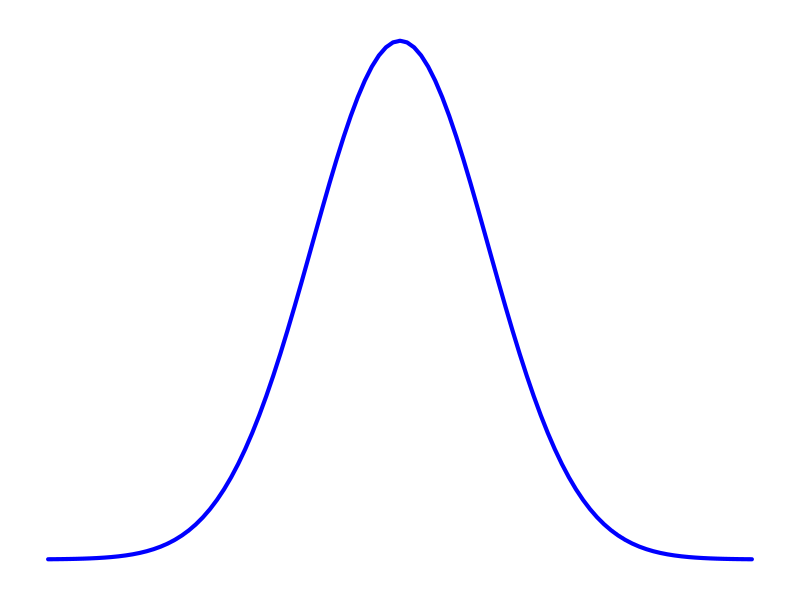

Write R code to recreate this figure. (Note: this script raises an error after producing the figure.)
## ---- chunk 1
#| echo: false
#| results: "hide"
# Create x values
x <- seq(130, 210, length.out = 1000)

# Normal density values
y <- dnorm(x, mean = 170, sd = 10)
## ---- chunk 2
#| echo: false
#| fig-cap: "Theoretical normal distribution."
#| fig-width: 4
#| fig-height: 2.5

par(mar = c(1, 1, 1, 1))

curve(dnorm(x, mean = 170, sd = 10),
      from = 130,
      to = 210,
      lwd = 4,
      col = "blue",
      axes = FALSE,
      xlab = "",
      ylab = "")
## ---- chunk 3
#| echo: false
#| fig-cap: "Histogram of adult heights in the UK population."
#| fig-width: 8
#| fig-height: 4

set.seed(123)

# Simulated UK adult heights (cm)
uk_heights <- rnorm(68000000, mean = 170, sd = 10)

hist(uk_heights,
     breaks = 40,
     col = "skyblue",
     border = "white",
     main = "",
     xlab = "Height (cm)",
     ylab = "Frequency")
## ---- chunk 4
#| echo: false
#| results: "hide"
# Take a random sample of 100 from full UK pop
height_sample <- sample(uk_heights, size = 100)
## ---- chunk 5
#| echo: false
#| fig-cap: "Histogram of a sample of 100 UK adult heights."
#| fig-width: 8
#| fig-height: 5
# Histogram of the sample
hist(height_sample,
     breaks = 10,
     col = "salmon",
     border = "white",
     main = "",
     xlab = "Height (cm)",
     ylab = "Frequency")
## ---- chunk 6
#| echo: false
#| fig-height: 2.5

# Create 1 x 3 layout
par(mfrow = c(1, 3), mar = c(2, 2, 4, 1), cex.main = 1.4)

# Common x values
x <- seq(130, 210, length.out = 1000)

# Normal distribution
plot(x, dnorm(x, mean = 170, sd = 10),
     type = "l",
     lwd = 4,
     col = "palegreen3",
     main = "Normal",
     xlab = "",
     ylab = "",
     axes = FALSE)
box()

# Left-skewed distribution
plot(x, dgamma(210 - x, shape = 5, scale = 5),
     type = "l",
     lwd = 4,
     col = "orange",
     main = "Left-skewed",
     xlab = "",
     ylab = "",
     axes = FALSE)
box()

# Right-skewed distribution
plot(x, dgamma(x - 130, shape = 5, scale = 5),
     type = "l",
     lwd = 4,
     col = "purple",
     main = "Right-skewed",
     xlab = "",
     ylab = "",
     axes = FALSE)
box()

# Reset layout
par(mfrow = c(1, 1))
## ---- chunk 7
#| echo: false
#| fig-height: 2.5

# 1 x 3 layout
par(mfrow = c(1, 3), mar = c(4, 4, 4, 1), cex.main = 1.4)

# x-range
x <- seq(100, 250, length.out = 1000)

# Original distribution
plot(x, dnorm(x, mean = 170, sd = 10),
     type = "l",
     lwd = 4,
     col = "palegreen3",
     main = "Mean = 170, SD = 10",
     xlab = "Height (cm)",
     ylab = "Density")
abline(v = 170, lty = 2, lwd = 2)

# Increased mean
plot(x, dnorm(x, mean = 180, sd = 10),
     type = "l",
     lwd = 4,
     col = "orange",
     main = "Mean = 180, SD = 10",
     xlab = "Height (cm)",
     ylab = "Density")
abline(v = 180, lty = 2, lwd = 2)

# Increased SD
plot(x, dnorm(x, mean = 170, sd = 20),
     type = "l",
     lwd = 4,
     col = "purple",
     main = "Mean = 170, SD = 20",
     xlab = "Height (cm)",
     ylab = "Density")
abline(v = 170, lty = 2, lwd = 2)

# Reset layout

par(mfrow = c(1, 1))
## ---- chunk 8
#| echo: false
#| results: "hide"
# Generate data to use throughout examples
# Set seed for reproducibility
set.seed(130)

# Generate data
normal_large <- rnorm(250, mean = 0, sd = 1)
lskewed_large <- 5 - rgamma(250, shape = 5, scale = 1)
rskewed_large <- rgamma(250, shape = 5, scale = 1)
normal_small <- rnorm(20, mean = 0, sd = 1)
## ---- chunk 9
#| echo: false
#| fig-height: 8
# Create 2 x 2 plotting layout
par(mfrow = c(2, 2), mar = c(10, 4, 4, 1))

# Histogram 1: Large sample, normal
hist(normal_large,
     breaks = 20,
     col = "palegreen3",
     border = "white",
     main = "n = 250, normal",
     xlab = "Value")

mtext("Fairly closely resembles\na normal distribution",
      side = 1, line = 6, cex = 0.7)

# Histogram 2: Small sample, normal
hist(normal_small,
     breaks = 6,
     col = "darkgreen",
     border = "white",
     main = "n = 20, normal",
     xlab = "Value")

mtext("Underlying normal\nshape less clear",
      side = 1, line = 6, cex = 0.7)

# Histogram 3: Large sample, left-skewed
hist(lskewed_large,
     breaks = 20,
     col = "orange",
     border = "white",
     main = "n = 250, left-skewed",
     xlab = "Value")

mtext("Long tail on the left\n(not normal)",
      side = 1, line = 6, cex = 0.7)

# Histogram 4: Large sample, right-skewed
hist(rskewed_large,
     breaks = 20,
     col = "purple",
     border = "white",
     main = "n = 250, right-skewed",
     xlab = "Value")

mtext("Long tail on the right\n(not normal)",
      side = 1, line = 6, cex = 0.7)

# Reset layout
par(mfrow = c(1, 1))
## ---- chunk 10
#| echo: false
#| fig-height: 8
# Create 2 x 2 plotting layout
par(mfrow = c(2, 2), mar = c(10, 4, 4, 1))

# Normal (large n)
qqnorm(normal_large,
       main = "n = 250, normal",
       pch = 19,
       col = "palegreen3")
qqline(normal_large, col = "red", lwd = 2)

mtext("Most points lie close to the\nreference line; a little deviation\nat the tails (ends) is okay",
      side = 1, line = 6, cex = 0.7)

# Normal (small n)
qqnorm(normal_small,
       main = "n = 20, normal",
       pch = 19,
       col = "darkgreen")
qqline(normal_small, col = "red", lwd = 2)

mtext("Points lie reasonably close\nto the reference line",
      side = 1, line = 6, cex = 0.7)

# Left-skewed (large n)
qqnorm(lskewed_large,
       main = "n = 250, left-skewed",
       pch = 19,
       col = "orange")
qqline(lskewed_large, col = "red", lwd = 2)

mtext("Systematic deviation\nfrom the line - curved pattern",
      side = 1, line = 6, cex = 0.7)

# Right-skewed (large n)
qqnorm(rskewed_large,
       main = "n = 250, right-skewed",
       pch = 19,
       col = "purple")
qqline(rskewed_large, col = "red", lwd = 2)

mtext("Systematic deviation\nfrom the line - curved pattern",
      side = 1, line = 6, cex = 0.7)

# Reset layout
par(mfrow = c(1, 1))
## ---- chunk 11
#| echo: false
shapiro_results <- data.frame(
  Dataset = c("n = 250, normal",
              "n = 20, normal",
              "n = 250, left-skewed",
              "n = 250, right-skewed"),
  W = c(
    shapiro.test(normal_large)$statistic,
    shapiro.test(normal_small)$statistic,
    shapiro.test(lskewed_large)$statistic,
    shapiro.test(rskewed_large)$statistic
  ),
  p = c(
    shapiro.test(normal_large)$p.value,
    shapiro.test(normal_small)$p.value,
    shapiro.test(lskewed_large)$p.value,
    shapiro.test(rskewed_large)$p.value
  )
)

shapiro_results$W <- round(shapiro_results$W, 3)
shapiro_results$p <- round(shapiro_results$p, 3)

shapiro_results$Conclusion <- ifelse(
  shapiro_results$p < .05,
  "Non-normal",
  "Normal"
)

knitr::kable(
  shapiro_results,
  caption = "Shapiro-Wilk normality test results"
)


ks_normal <- function(x) {
  ks.test(x,
          "pnorm",
          mean = mean(x),
          sd = sd(x))
}

ks_results <- data.frame(
  Dataset = c("n = 250, normal",
              "n = 20, normal",
              "n = 250, left-skewed",
              "n = 250, right-skewed"),
  D = c(
    ks_normal(normal_large)$statistic,
    ks_normal(normal_small)$statistic,
    ks_normal(lskewed_large)$statistic,
    ks_normal(rskewed_large)$statistic
  ),
  p = c(
    ks_normal(normal_large)$p.value,
    ks_normal(normal_small)$p.value,
    ks_normal(lskewed_large)$p.value,
    ks_normal(rskewed_large)$p.value
  )
)

ks_results$D <- round(ks_results$D, 3)
ks_results$p <- round(ks_results$p, 3)

ks_results$Conclusion <- ifelse(
  ks_results$p < .05,
  "Non-normal",
  "Normal"
)

knitr::kable(
  ks_results,
  caption = "Kolmogorov-Smirnov normality test results"
)
## ---- chunk 12
#| echo: false
#library(moments)

#shape_stats <- function(x) {
  
  #n <- length(x)
  
  #skew <- skewness(x)
  #kurt <- kurtosis(x)   # raw kurtosis
  
  #se_skew <- sqrt(6 / n)
  #se_kurt <- sqrt(24 / n)
  
  #z_skew <- skew / se_skew
  
  ## z-statistic relative to normal kurtosis = 3
  #z_kurt <- (kurt - 3) / se_kurt
  
  #data.frame(
    #n = n,
    #skewness = skew,
    #z_skewness = z_skew,
    #kurtosis = kurt,
    #z_kurtosis = z_kurt
  #)
#}

#results <- rbind(
  #"n = 250, normal"       = shape_stats(normal_large),
  #"n = 20, normal"       = shape_stats(normal_small),
  #"n = 250, left-skewed"  = shape_stats(lskewed_large),
  #"n = 250, right-skewed" = shape_stats(rskewed_large)
#)

#round(results, 3)
